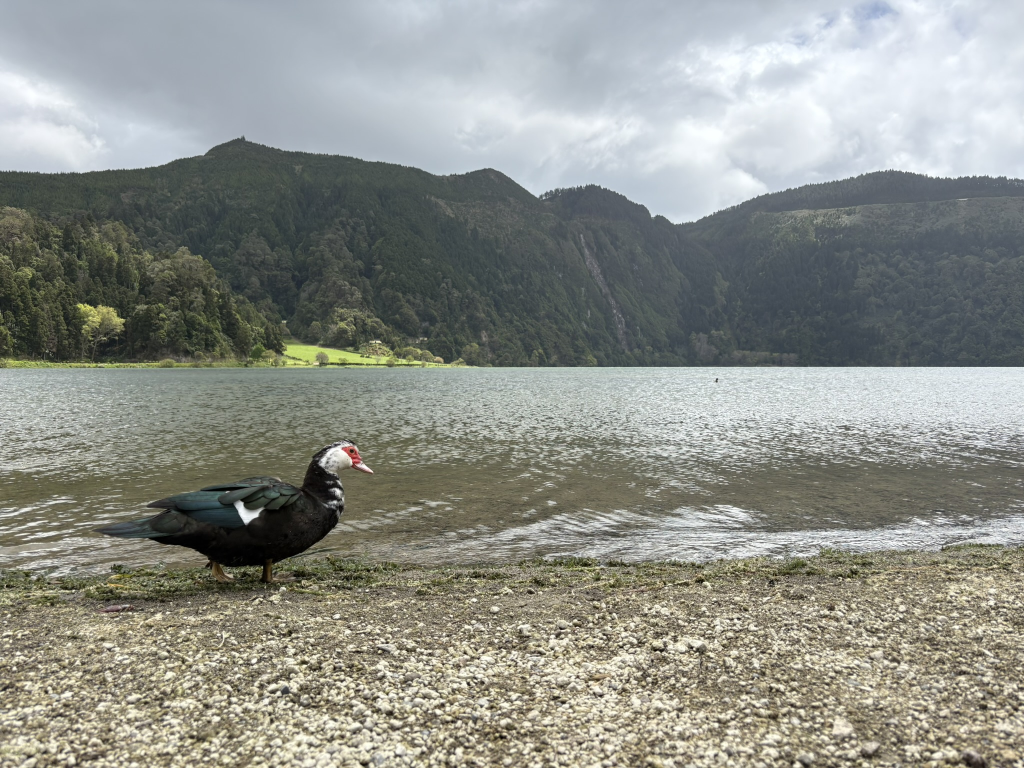
#> input picture Bonus_Tasks/01/imgs/Ente_1.jpeg, 2048 x 1536 px (shown at 1/2 size); its folder holds only this picture in this run
$ jupyter execute img_distances.ipynb
#> lines starting #> are read from the running program, lines starting #| are printed output that depends on the picture
# **Img Distances**
### *BONUS TASK 01*

TASK: Implementieren Sie ein Python Notebook,
um alle paarweisen euklidischen Abstände zwischen drei
hochaufgelösten Bildern (> 1 MP, zwei “ähnliche” und 1
“unähnliches”) zu berechnen und anzuzeigen (Bildpaar +
Abstand als Zahl). Was fällt Ihnen auf?

EINGEREICHT von: *Felix Niklas Regler* Mat-Nr. *9445603*

[cell 1]
# Imports

import cv2
import os
import numpy as np
from matplotlib import pyplot as plt
from PIL import Image
import glob

### **Approach**

The euclidian Distance:

$$ d(p, q) = \sqrt{\sum_{i=1}^n (q_i - p_i)^2} $$

[cell 2]
### load the images, crop them to same size and display them (check for size > 1 MB)

def load_and_crop_images(image_paths):
    valid_images = [] # Will store (path, img, size_mb)

    print("--- Checking Files ---")
    for path in image_paths:
        size_bytes = os.path.getsize(path)
        print(f"File: {path}, Size (bytes): {size_bytes}")

        # ADJUSTMENT: Use 1,000,000 to match macOS Finder (Base-10)
        # Use 1024 * 1024 if you want strict computer science MiB
        file_size_mb = size_bytes / (1_000_000)

        if file_size_mb > 1.0:  # Threshold
            img = cv2.imread(path)
#> img is the input picture: shape (1536, 2048, 3); mean B, G, R 137.3, 144.1, 141.6
            if img is not None:
                print(f"[KEEP] {os.path.basename(path)}: {file_size_mb:.2f} MB")
                valid_images.append({'path': path, 'img': img, 'size': file_size_mb})
            else:
                print(f"[ERR ] Error loading: {path}")
        else:
            print(f"[SKIP] {os.path.basename(path)}: {file_size_mb:.2f} MB (< 1 MB)")

    if not valid_images:
        return []

    # Find minimum dimensions
    min_height = min(item['img'].shape[0] for item in valid_images)
#> min_height = 1536
    min_width = min(item['img'].shape[1] for item in valid_images)
#> min_width = 2048

    print(f"\n--- Cropping to Common Size: {min_width}x{min_height} ---")
#| --- Cropping to Common Size: 2048x1536 ---

    cropped_data = []

    for item in valid_images:
        img = item['img']
        height, width, _ = img.shape

        # Center Crop Calculation
        start_x = (width - min_width) // 2
        start_y = (height - min_height) // 2
        cropped_img = img[start_y:start_y + min_height, start_x:start_x + min_width]

        # Store the cropped image AND the original metadata together
        cropped_data.append({
            'img': cropped_img,
            'path': item['path'],
            'size': item['size']
        })
#> this loop made 1 pass
#> (height, width, start_x, start_y) on pass 1: (1536, 2048, 0, 0)
#> after the loop, cropped_data = 1 item

    return cropped_data

def display_images(data_list):
    if not data_list:
        return

    num_images = len(data_list)
    plt.figure(figsize=(5 * num_images, 5)) # Adjust width based on count

    for i, item in enumerate(data_list):
        plt.subplot(1, num_images, i + 1)

        # Convert BGR (OpenCV) to RGB (Matplotlib)
        plt.imshow(cv2.cvtColor(item['img'], cv2.COLOR_BGR2RGB))

        filename = os.path.basename(item['path'])
        plt.title(f"{filename}\nCropped: {item['img'].shape[1]}x{item['img'].shape[0]} pixels")
        plt.axis('off')

    plt.tight_layout()
    plt.show()


# Update your path here
my_path = os.getcwd()  # or specify your path directly
image_folder = 'imgs'
image_folder = os.path.join(my_path, image_folder)

# Robust globbing (case insensitive usually requires regex, but this covers standard extensions)
extensions = ['*.jpg', '*.jpeg', '*.png', '*.JPG', '*.PNG']
image_files = []
for ext in extensions:
        image_files.extend(glob.glob(os.path.join(image_folder, ext)))

print(f"Found {len(image_files)} image files.")

# Process
cropped_imgs = load_and_crop_images(image_files)
#> cropped_imgs = 1 item

if cropped_imgs:
    display_images(cropped_imgs)
#> in display_images, `num_images = len(data_list)`: num_images = 1
#> the loop in display_images, `for i, item in enumerate(data_list):` made 1 pass
else:
    print("No images met the criteria.")

**Mathematical & Formal Justification:**
- Representation: An image $I$ with resolution $H \times W$ and $C$ color channels is flattened into a single vector $\mathbf{v}$ of length $N = H \times W \times C$.
- Justification: This assumes that the images are geometrically identical. The distance represents the photometric difference (intensity difference) at every specific coordinate.

[cell 3]
### Now we calculate the euclidien difference between the images
def euclidean_distance(img1, img2):
    # Ensure both images have the same shape
    if img1.shape != img2.shape:
        raise ValueError("Images must have the same dimensions for Euclidean distance calculation.")

    # Calculate the Euclidean distance
    distance = np.sqrt(np.sum((img1.astype("float") - img2.astype("float")) ** 2))
    return distance

def calculate_image_distances(images):
    num_images = len(images)
    distances = np.zeros((num_images, num_images))

    for i in range(num_images):
        for j in range(num_images):
            if i != j:
                distances[i, j] = euclidean_distance(images[i], images[j])
            else:
                distances[i, j] = 0.0  # Distance to itself is zero

    return distances

# calculate and print distances
if cropped_imgs:
    # Extract just the image arrays from the dictionaries
    images = [item['img'] for item in cropped_imgs]
#> images = 1 item
    distances = calculate_image_distances(images)
#> in calculate_image_distances, `num_images = len(images)`: num_images = 1
#> distances = [0]

    print("Euclidean distances between images:")
    print(distances)
#| [[0.]]

    # Display named distances
    print("\nNamed pairwise distances:")
    num_images = len(cropped_imgs)
#> num_images = 1
    for i in range(num_images):
        for j in range(i + 1, num_images):  # Only upper triangle to avoid duplicates
            name_i = os.path.basename(cropped_imgs[i]['path']).replace('.jpeg', '').replace('.jpg', '').replace('.png', '')
            name_j = os.path.basename(cropped_imgs[j]['path']).replace('.jpeg', '').replace('.jpg', '').replace('.png', '')
            print(f"{name_i} zu {name_j}: {distances[i, j]:.2f}")

### in more Detail:

[cell 4]
# How the images are represented as pixel matrices
def show_image_representation(image):
    print("Image shape (Height x Width x Channels):", image.shape)
    flattened = image.astype(float)
    print("image vector length:", len(flattened))
    print("First 3 values of the vector:", flattened[:3])
    # could also be flattened = image.flatten().astype(float)

if cropped_imgs:
    show_image_representation(cropped_imgs[0]['img'])
#| Image shape (Height x Width x Channels): (1536, 2048, 3)
#| image vector length: 1536
#> (printed output is left out)

## **More sophisticated Approach: Histogram Distance (The Statistical Approach)**

Instead of comparing pixel positions, you compare the distribution of colors.

**Mathematical & Formal Justification:**
- Representation: The image is mapped to a probability distribution function (PDF) or a frequency vector (histogram) $\mathbf{h}$, where $h_i$ represents the count of pixels having color value $i$.
- Justification: This relaxes the spatial constraint. The distance measures the similarity in color composition/tone, ignoring where objects are located in the image.

[cell 5]
def histogram_euclidean_distance(img1, img2):
    # Accept numpy arrays directly instead of file paths
    # Calculate histograms (e.g., for Blue channel, or all 3)
    # Here we compute a histogram for each channel and concatenate them
    hist1 = []
    hist2 = []

    for i in range(3): # B, G, R channels
        # Calculate hist: images, channels, mask, histSize, ranges
        h1 = cv2.calcHist([img1], [i], None, [256], [0, 256])
        h2 = cv2.calcHist([img2], [i], None, [256], [0, 256])

        # Normalize the histogram so image size doesn't affect the result
        cv2.normalize(h1, h1)
        cv2.normalize(h2, h2)

        hist1.extend(h1.flatten())
        hist2.extend(h2.flatten())

    # Calculate distance between the feature vectors (histograms)
    dist = np.sqrt(np.sum((np.array(hist1) - np.array(hist2)) ** 2))
    return dist

def calculate_histogram_distances(images):
    num_images = len(images)
    distances = np.zeros((num_images, num_images))

    for i in range(num_images):
        for j in range(num_images):
            if i != j:
                distances[i, j] = histogram_euclidean_distance(images[i], images[j])
            else:
                distances[i, j] = 0.0  # Distance to itself is zero
    return distances

def display_histograms(images):
    num_images = len(images)
    colors = ('b', 'g', 'r')

    plt.figure(figsize=(15, 5 * num_images))

    for idx, img_data in enumerate(cropped_imgs):
        img = img_data['img']
        img_name = os.path.basename(img_data['path']).replace('.jpeg', '').replace('.jpg', '').replace('.png', '')

        # Display the image
        plt.subplot(num_images, 2, 2 * idx + 1)
        plt.imshow(cv2.cvtColor(img, cv2.COLOR_BGR2RGB))
        plt.title(f"{img_name}")
        plt.axis('off')

        # Display the histogram
        plt.subplot(num_images, 2, 2 * idx + 2)
        for i, color in enumerate(colors):
            hist = cv2.calcHist([img], [i], None, [256], [0, 256])
            cv2.normalize(hist, hist)
            plt.plot(hist, color=color, label=f'{color.upper()} channel')
        plt.xlim([0, 256])
        plt.title(f"Normalized Histogram - {img_name}")
        plt.xlabel('Pixel Value')
        plt.ylabel('Normalized Frequency')
        plt.legend()
        plt.grid(True, alpha=0.3)

    plt.tight_layout()
    plt.show()

# calculate and print histogram distances
if cropped_imgs:
    # Extract just the image arrays from the dictionaries
    images = [item['img'] for item in cropped_imgs]
    hist_distances = calculate_histogram_distances(images)
#> hist_distances = [0]
    print("Histogram Euclidean distances between images:")
    print(hist_distances)
#| [[0.]]

    # Display named distances
    print("\nNamed pairwise histogram euclidian distances:")
    num_images = len(cropped_imgs)
    for i in range(num_images):
        for j in range(i + 1, num_images):  # Only upper triangle to avoid duplicates
            name_i = os.path.basename(cropped_imgs[i]['path']).replace('.jpeg', '').replace('.jpg', '').replace('.png', '')
            name_j = os.path.basename(cropped_imgs[j]['path']).replace('.jpeg', '').replace('.jpg', '').replace('.png', '')
            print(f"{name_i} zu {name_j}: {hist_distances[i, j]:.4f}")

    display_histograms(images)
#> in display_histograms, `num_images = len(images)`: num_images = 1
#> the loop in display_histograms, `for idx, img_data in enumerate(cropped_imgs):` made 1 pass
#> in display_histograms, `plt.show()`:
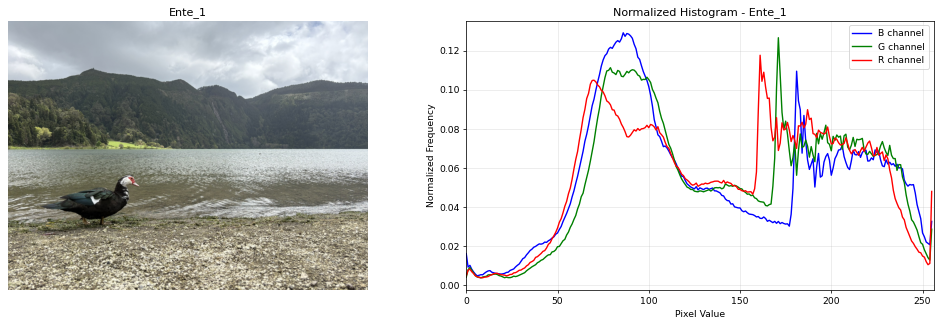
#> figure drawn by matplotlib, 2 panels; panel 2: curve peaks at x = 86, y = 0.129; panel 2: curve peaks at x = 171, y = 0.127; panel 2: curve peaks at x = 161, y = 0.118
